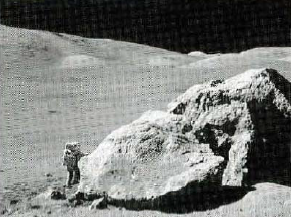
%> input picture Chapter5/image/bb.PNG, 291 x 217 px
$ octave Butterworth_Band_reject_Filters.m   (GNU Octave 9; MATLAB toolbox functions it lacks are replaced by stand-ins)
%> lines starting %> are read from the running program, lines starting %| are printed output that depends on the picture
clc
clear all
close all

% بارگذاری تصویر
img = imread('image/bb.PNG');
%> img is the input picture: size 217x291x3 uint8; mean R, G, B 120.4, 122.5, 119.6
img = rgb2gray(img);
%> img: size 217x291 uint8

% ایجاد نویز پریودیک
[rows, cols] = size(img);
%> rows = 217; cols = 291
[X, Y] = meshgrid(1:cols, 1:rows);
frequency = 10; % فرکانس نویز
noise = 50 * sin(2 * pi * frequency * X / cols);

% اضافه کردن نویز به تصویر
noisy_img = double(img) + noise;
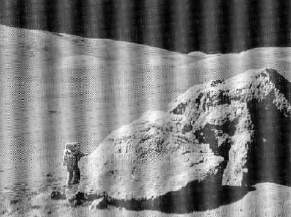
%> noisy_img: size 217x291 double; min -49.88, max 305, mean 121.5; drawn with min black and max white

% تبدیل تصویر به دامنه فرکانس
F = fft2(double(noisy_img));
F_shifted = fftshift(F);

% ایجاد فیلتر باند-رد باتروورث
[rows, cols] = size(noisy_img);
crow = round(rows/2);
%> crow = 109
ccol = round(cols/2);
%> ccol = 146
D0 = 40; % فرکانس قطع
n = 5; % مرتبه فیلتر
[x, y] = meshgrid(1:cols, 1:rows);
D = sqrt((x - ccol).^2 + (y - crow).^2);
H = 1 ./ (1 + (D0 ./ D).^(2*n));

% اعمال فیلتر به دامنه فرکانس
F_filtered = F_shifted .* H;

% تبدیل به دامنه فضایی
img_filtered = ifft2(ifftshift(F_filtered));
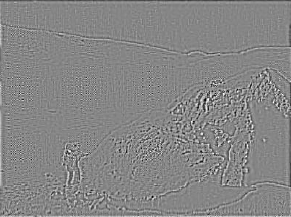
%> img_filtered: size 217x291 double; min -132.1, max 118.9, mean 0; drawn with min black and max white
img_filtered = real(img_filtered);

% نمایش تصویر اصلی و تصویر فیلتر شده
figure;
subplot(1, 2, 1);
imshow(uint8(noisy_img));
title('تصویر اصلی');

subplot(1, 2, 2);
imshow(img_filtered, []);
title('تصویر فیلتر شده');

$ run again, with Chapter5/image/Periodic_Noise.PNG copied over Chapter5/image/bb.PNG
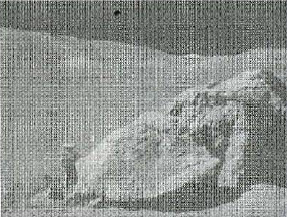
%> input picture Chapter5/image/Periodic_Noise.PNG, 287 x 217 px
%> img is the input picture: size 217x287x3 uint8; mean R, G, B 140.4, 144.2, 140.7
%> img: size 217x287 uint8
%> `noisy_img = double(img) + noise;`:
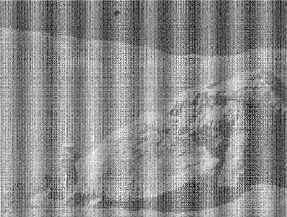
%> noisy_img: size 217x287 double; min -47.98, max 303.4, mean 142.6; drawn with min black and max white
%> `img_filtered = ifft2(ifftshift(F_filtered));`:
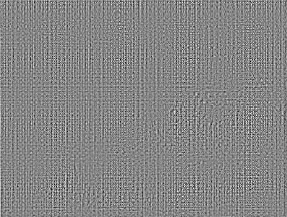
%> img_filtered: size 217x287 double; min -149, max 134.4, mean 0; drawn with min black and max white

$ run again, with Chapter5/image/additive _Gaussian _noise.png copied over Chapter5/image/bb.PNG
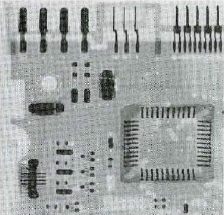
%> input picture Chapter5/image/additive _Gaussian _noise.png, 224 x 215 px
%> img is the input picture: size 215x224x3 uint8; mean R, G, B 160.3, 165.3, 164
%> img: size 215x224 uint8
%> `noisy_img = double(img) + noise;`:
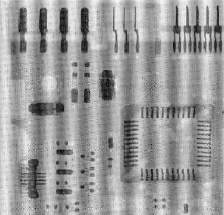
%> noisy_img: size 215x224 double; min -46.29, max 296.3, mean 163.8; drawn with min black and max white
%> `img_filtered = real(img_filtered);`:
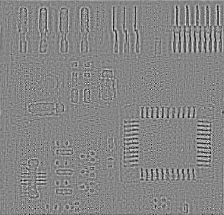
%> img_filtered: size 215x224 double; min -104.4, max 93.79, mean 0; drawn with min black and max white
